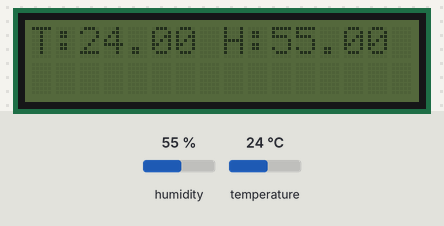
Bench run of a sketch on a simulated Arduino Mega 2560, built with avr-gcc and run on an emulated ATmega2560. Shown: 16×2 character LCD. The inputs (shaded band) are chosen by the test bench; at power-on: humidity 55 %, temperature 24 °C. What the sketch prints to the serial monitor is not drawn.

Above: at 1.2 s.
1.3 s: humidity set to 22 %
At 3.6 s:
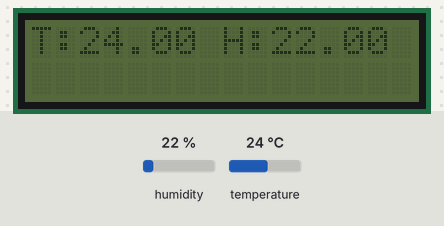
5.2 s: temperature set to 12 °C
At 7.0 s:
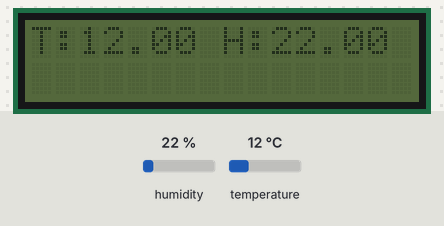
9.1 s: humidity set to 40 %
At 10.5 s:
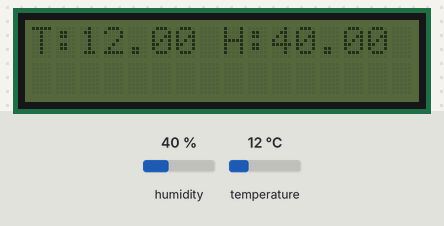
13.0 s: temperature set to 19 °C
At 16.2 s:
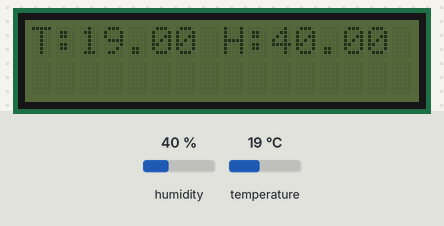
Timing chart, 0 to 17.7 s (numbered marks = the images above; inputs shaded):
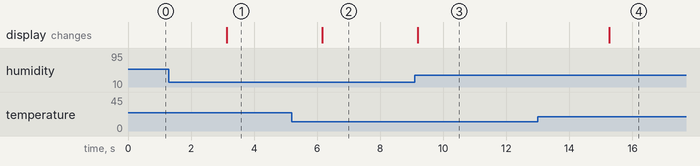

The sketch:

TH_Recorder.ino
```cpp
/////////////////////////////////////////////////////////////////
///////////////////////////// INCLUDE ///////////////////////////
//RTC
#include <DS3231.h>

//DHT
#include <DHT.h>
#define DHTPIN 5        // Digital pin
#define DHTTYPE DHT22   // DHT 22  (AM2302), AM2321
#include <Wire.h>       // arduino-1.8.8/hardware/arduino/avr/libraries/Wire/src

// LCD
#include <LCD.h>
#include <LiquidCrystal_I2C.h>

//SD library:
#include <SPI.h>
#include <SD.h>

// DEBUG
//#define DEBUG

/////////////////////////////////////////////////////////////////
///////////////////////////// OBJETS ////////////////////////////
// Init the DS3231 using the hardware interface
DS3231  rtc(SDA, SCL);
// Init a Time-data structure
Time  t;
// LCD
LiquidCrystal_I2C lcd(0x27, 2, 1, 0, 4, 5, 6, 7, 3, POSITIVE); // Set the LCD I2C address
// Temp and humidity
DHT dht(DHTPIN, DHTTYPE);
// Serial port
//SoftwareSerial ESP8266(2, 3);
/////////////////////////////////////////////////////////////////
//////////////////////////// PRIMITIVE //////////////////////////
void checkLCD();
void checkDHT();
void checkSD();
void checkRTC();
void checkESP();

int getSensor(float*, float*);
void saveData();
void sendData();

void sendData();
void initESP8266();
void envoieAuESP8266(String);
void recoitDuESP8266(const int);
/////////////////////////////////////////////////////////////////
//////////////////////////// VAR ////////////////////////////////

float temp, humidity;

/////////////////////////////////////////////////////////////////

/****************************************************************/
/*                          setup                               */
/****************************************************************/
void setup()
{
Serial.begin(9600);

// T and H sensor
dht.begin();

// LCD
lcd.begin (16, 2);
lcd.clear();
lcd.setCursor(0, 0);
lcd.setBacklight(LOW);
}

/****************************************************************/
/*                          loop                                */
/****************************************************************/
void loop()
{
  getSensor();

  delay(3000);

}

/****************************************************************/
/*                       check component                        */
/****************************************************************/
void checkSystem()
{
checkLCD();
checkSD();
checkRTC();
checkESP();
checkDHT();
}
/****************************************************************/
/*                           Print                              */
/****************************************************************/
void print2digits(int number) {
  if (number >= 0 && number < 10) {
    Serial.write('0');
  }
  Serial.print(number);
}
/****************************************************************/
/*                         Record data                          */
/****************************************************************/
void saveData()
{
Serial.println("Save data");

   File myFile = SD.open("log.txt", FILE_WRITE);

  if (myFile) {
   // Serial.print("Writing temp...");
    myFile.print(temp);
    myFile.print(" ");
    myFile.print(humidity);
    myFile.print(" ");
    myFile.print(t.hour);
    myFile.print(":");
    myFile.print(t.min);
    myFile.print(" ");
    myFile.print(t.date);
    myFile.print("/");
    myFile.print(rtc.getMonthStr());
    myFile.print("/");
    myFile.println(t.year);
    myFile.close();
  }
}
/****************************************************************/
/*                         get Sensor T / H                     */
/****************************************************************/
int getSensor()
{
Serial.println("getSensor");

 humidity=dht.readHumidity();
// Read temperature as Celsius (the default)
 temp = dht.readTemperature();

if (isnan(humidity) || isnan(temp) ) {
     lcd.clear();
     lcd.setCursor(0, 0);
     lcd.print("Failed sensor!");
    return -1;
}
else
{
  lcd.setCursor(0, 0);
  lcd.print("T:     ");
  lcd.setCursor(2, 0);
  lcd.print(temp);
  lcd.setCursor(8, 0);
  lcd.print("H:     ");
  lcd.setCursor(10, 0);
  lcd.print(humidity);
}
  return 0;
}

/****************************************************************/
/*                       Data to cloud                          */
/****************************************************************/
void sendData()
{

Serial.println("sendData");

// TCP connection
  String cmd = "AT+CIPSTART=\"TCP\",\"";
  cmd += "api.thingspeak.com"; // api.thingspeak.com connection IP
  cmd += "\",80";       // api.thingspeak.com connection port, 80
  Serial1.println(cmd);

  recoitDuESP8266(2000);

  if(Serial1.find("Error")){
    Serial.println("AT+CIPSTART error");
    return;
  }

  // Set String, Data to send by GET method
  String getStr = "GET /update?api_key=";
  getStr += "Q9015QGHZZCML7Qm";
  getStr +="&field1=1";
  getStr += "\r\n\r\n";

  // Send Data
  cmd = "AT+CIPSEND=";
  cmd += String(getStr.length());
  Serial1.println(cmd);

  if(Serial1.find(">")){
    Serial1.print(getStr);
    Serial.println(getStr);
  }
  else{
    Serial1.println("AT+CIPCLOSE");
    // alert user
    Serial.println("AT+CIPCLOSE");
  }
  recoitDuESP8266(2000);
}
/****************************************************************/
/*                  initialize ESP8266                          */
/****************************************************************/
void initESP8266()
{
  String NomduReseauWifi = "HUAWEI";
  String MotDePasse      = "test1234";

  Serial.println("**********************************************************");
  Serial.println("**************** DEBUT DE L'INITIALISATION ***************");
  Serial.println("**********************************************************");
  envoieAuESP8266("AT+RST");
  recoitDuESP8266(2000);
  Serial.println("**********************************************************");
  envoieAuESP8266("AT+CWMODE=3");
  recoitDuESP8266(5000);
  Serial.println("**********************************************************");
  envoieAuESP8266("AT+CWJAP=\""+ NomduReseauWifi + "\",\"" + MotDePasse +"\"");
  recoitDuESP8266(10000);
  Serial.println("**********************************************************");
  envoieAuESP8266("AT+CIFSR");
  recoitDuESP8266(1000);
  Serial.println("**********************************************************");
  envoieAuESP8266("AT+CIPMUX=0");
  recoitDuESP8266(1000);
//  Serial.println("**********************************************************");
//  envoieAuESP8266("AT+CIPSERVER=1,80");
//  recoitDuESP8266(1000);
  Serial.println("**********************************************************");
  Serial.println("***************** INITIALISATION TERMINEE ****************");
  Serial.println("**********************************************************");
  Serial.println("");
}

/****************************************************************/
/*                        Data to ESP8266                       */
/****************************************************************/
void envoieAuESP8266(String commande)
{
  Serial1.println(commande);
}
/****************************************************************/
/*                       Data from ESP8266                      */
/****************************************************************/
void recoitDuESP8266(const int timeout)
{
  String reponse = "";
  long int time = millis();
  while( (time+timeout) > millis())
  {
    while(Serial1.available())
    {
      char c = Serial1.read();
      reponse+=c;
    }
  }
  Serial.print(reponse);
}

/****************************************************************/
/*                        check DS3231                          */
/****************************************************************/
// Arduino Mega:
// ----------------------
// DS3231:  SDA pin   -> Arduino Digital 20 (SDA) or the dedicated SDA pin
//          SCL pin   -> Arduino Digital 21 (SCL) or the dedicated SCL pin
void checkRTC()
{
  // Initialize the rtc object
  rtc.begin();

  // The following lines can be uncommented to set the date and time
  //rtc.setDOW(SUNDAY);     // Set Day-of-Week to SUNDAY
  //rtc.setTime(17, 26, 0);     // Set the time to 12:00:00 (24hr format)
  //rtc.setDate(18, 02, 2019);   // Set the date to January 1st, 2014

  for(int i=0;i<10;i++)
  {
   // Get data from the DS3231
  t = rtc.getTime();

  // Send Day-of-Week and time
  Serial.print(rtc.getDateStr());
  Serial.print(" ");
  Serial.print(t.hour, DEC);
  Serial.print(":");
  Serial.print(t.min, DEC);
  Serial.print(":");
  Serial.print(t.sec, DEC);
  Serial.print(" ");
  Serial.println();

  delay(1000);
  }
}

/****************************************************************/
/*                        check LCD                             */
/****************************************************************/
void checkLCD()
{
  lcd.begin (16, 2);
  lcd.clear();
  lcd.setCursor(0, 0);
  lcd.setBacklight(LOW);

 lcd.setCursor(0, 0);
 lcd.print("ok !");
}

/****************************************************************/
/*                        check SD                              */
/****************************************************************/
void checkSD()
{
///////////////////////////////////////////////////////
// set up variables using the SD utility library functions:
Sd2Card card;
SdVolume volume;
SdFile root;

Serial.print("\nInitializing SD card...");

// we'll use the initialization code from the utility libraries
// since we're just testing if the card is working!
  if (!card.init(SPI_HALF_SPEED, 10)) {
    Serial.println("initialization failed. Things to check:");
    Serial.println("* is a card inserted?");
    Serial.println("* is your wiring correct?");
    Serial.println("* did you change the chipSelect pin to match your shield or module?");
    while (1);
  } else {
    Serial.println("Wiring is correct and a card is present.");
  }

// print the type of card
  Serial.println();
  Serial.print("Card type:         ");
  switch (card.type()) {
    case SD_CARD_TYPE_SD1:
      Serial.println("SD1");
      break;
    case SD_CARD_TYPE_SD2:
      Serial.println("SD2");
      break;
    case SD_CARD_TYPE_SDHC:
      Serial.println("SDHC");
      break;
    default:
      Serial.println("Unknown");
  }

// Now we will try to open the 'volume'/'partition' - it should be FAT16 or FAT32
  if (!volume.init(card)) {
    Serial.println("Could not find FAT16/FAT32 partition.\nMake sure you've formatted the card");
    while (1);
  }

  Serial.print("Clusters:          ");
  Serial.println(volume.clusterCount());
  Serial.print("Blocks x Cluster:  ");
  Serial.println(volume.blocksPerCluster());

  Serial.print("Total Blocks:      ");
  Serial.println(volume.blocksPerCluster() * volume.clusterCount());
  Serial.println();

// print the type and size of the first FAT-type volume
  uint32_t volumesize;
  Serial.print("Volume type is:    FAT");
  Serial.println(volume.fatType(), DEC);

  volumesize = volume.blocksPerCluster();    // clusters are collections of blocks
  volumesize *= volume.clusterCount();       // we'll have a lot of clusters
  volumesize /= 2;                           // SD card blocks are always 512 bytes (2 blocks are 1KB)
  Serial.print("Volume size (Kb):  ");
  Serial.println(volumesize);
  Serial.print("Volume size (Mb):  ");
  volumesize /= 1024;
  Serial.println(volumesize);
  Serial.print("Volume size (Gb):  ");
  Serial.println((float)volumesize / 1024.0);

  Serial.println("\nFiles found on the card (name, date and size in bytes): ");
  root.openRoot(volume);

// list all files in the card with date and size
  root.ls(LS_R | LS_DATE | LS_SIZE);
}

/****************************************************************/
/*                        check ESP                             */
/****************************************************************/
void checkESP()
{
Serial1.begin(9600);
initESP8266();
sendData();
}

/****************************************************************/
/*                        check DHT                             */
/****************************************************************/
void checkDHT()
{
  dht.begin();

  float h=dht.readHumidity();
  Serial.print("Humidity = ");
  Serial.println(h);

  float t = dht.readTemperature();
  Serial.print("Temp = ");
  Serial.println(t);
}
```

Measured:
- after the input at 1.3 s, the display: changes after 1.8 s (image 1)
- after the input at 5.2 s, the display: changes after 0.96 s (image 2)
- after the input at 9.1 s, the display: changes after 0.10 s (image 3)
- after the input at 13.0 s, the display: changes after 2.3 s (image 4)
